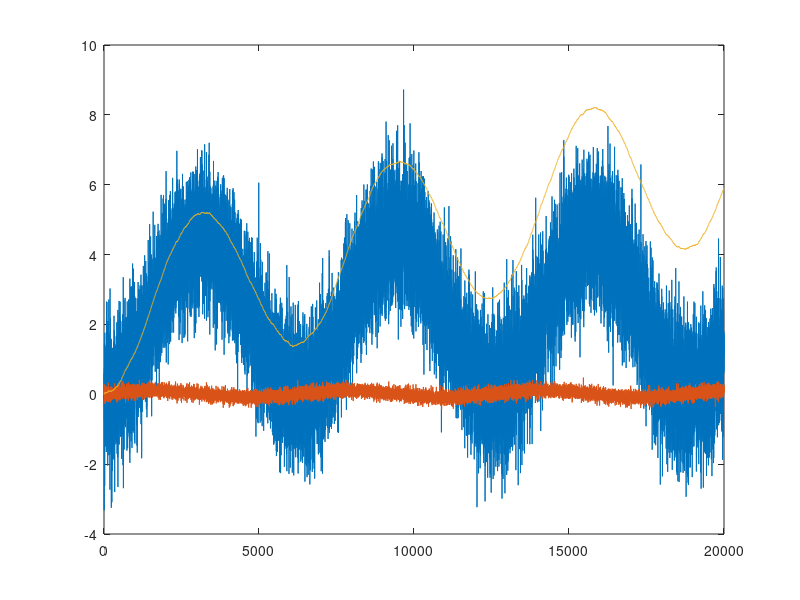
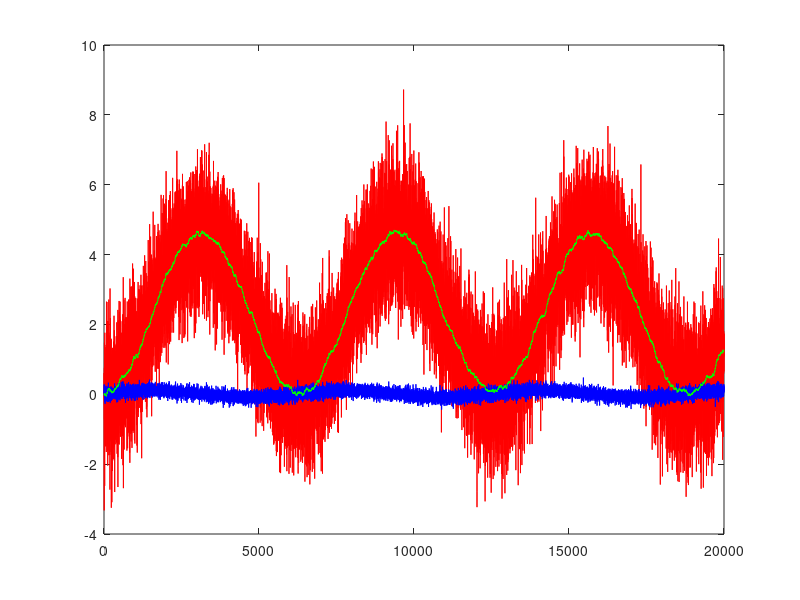
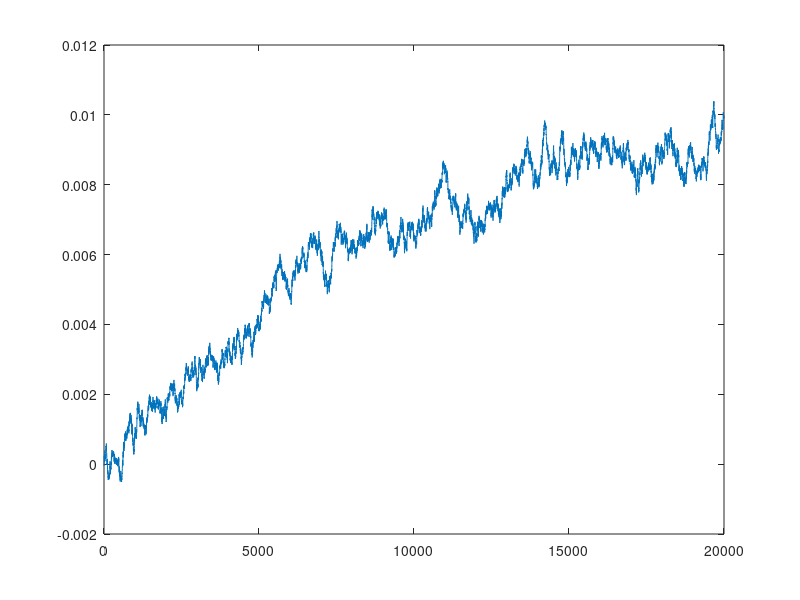

Write MATLAB code to recreate these figures, in order.
%--------------------------------------------------------------------------
% kalman -- test inertia-only Kalman 
%--------------------------------------------------------------------------
% synthesize signals sp and sphi
	n = 20000; % 5 ms: 100s trace
    t = 1:n;
% make impulse function
    %p = 10 * ((mod(t,1000) == 0) .* square(t/1000));
% ordinary sine wave
    p = 0.1 * sin(t/1000);
% use that to synthesize sphi and add some noise
    p2phi = 0.023;
    sphi(1) = 0;
    for i=(2:n) sphi(i) = sphi(i-1) + p(i-1) * p2phi; end;
    sphi = sphi + 1.0 * random('Normal',0,1,1,n);
% add some bias to p + some noise to create sp    
    sp = p + 0.01 + 0.1 * random('Normal',0,1,1,n);
    
%--------------------------------------------------------------------------
% now we synthesized sp and sphi which represent QR movement 
%--------------------------------------------------------------------------    
% show integrated angle phi from sp and compare to real phi (sphi)
    phi_p(1) = 0;
    for i=(2:n) phi_p(i) = phi_p(i-1) + sp(i-1) * p2phi; end;
    figure; plot(t,sphi,t,sp,t,phi_p);
    
%--------------------------------------------------------------------------
% now apply kalman filtering to cope with sp bias and sphi noise
%--------------------------------------------------------------------------
    p_bias(1:n) = 0;
    phi_kalman(1:n) = 0;
    C1 = 128;  
    C2 = 1000000; 
    for i=(2:n)
        p_kalman(i) = sp(i-1) - p_bias(i-1);
        phi_kalman(i) = phi_kalman(i-1) + p_kalman(i) * p2phi;
        phi_error(i) = phi_kalman(i) - sphi(i);
        phi_kalman(i) = phi_kalman(i) - phi_error(i) / C1;
        p_bias(i) = p_bias(i-1) + (phi_error(i)/p2phi) / C2;
    end;
    figure; plot(t,sphi,'r');
    hold on;
    plot(t,sp,'b');
    hold on;
    plot(t,phi_kalman,'g');
    hold on;
    figure; plot(t,p_bias');
    % figure; plot(t,sphi,t,phi_p,t,phi_kalman);
